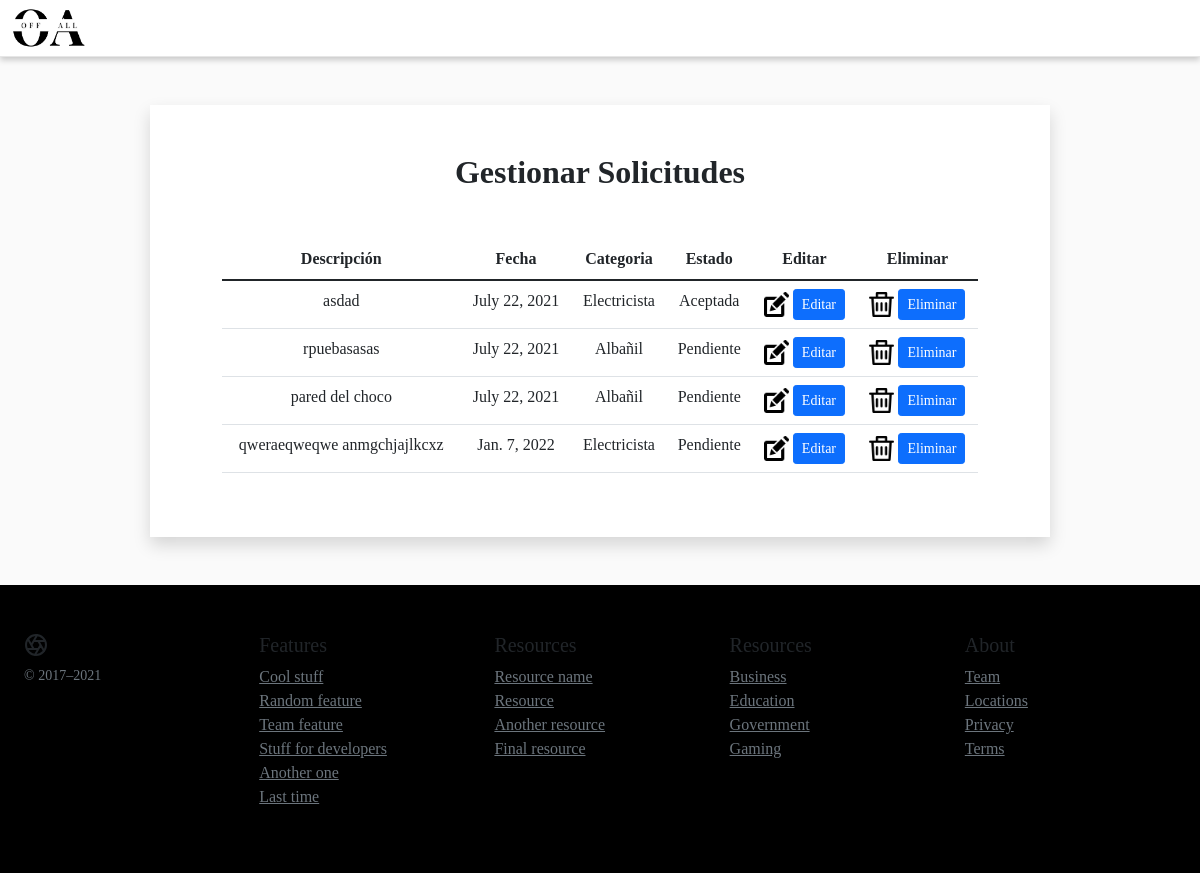
/managingRequests, run on an earlier commit of the app's database.
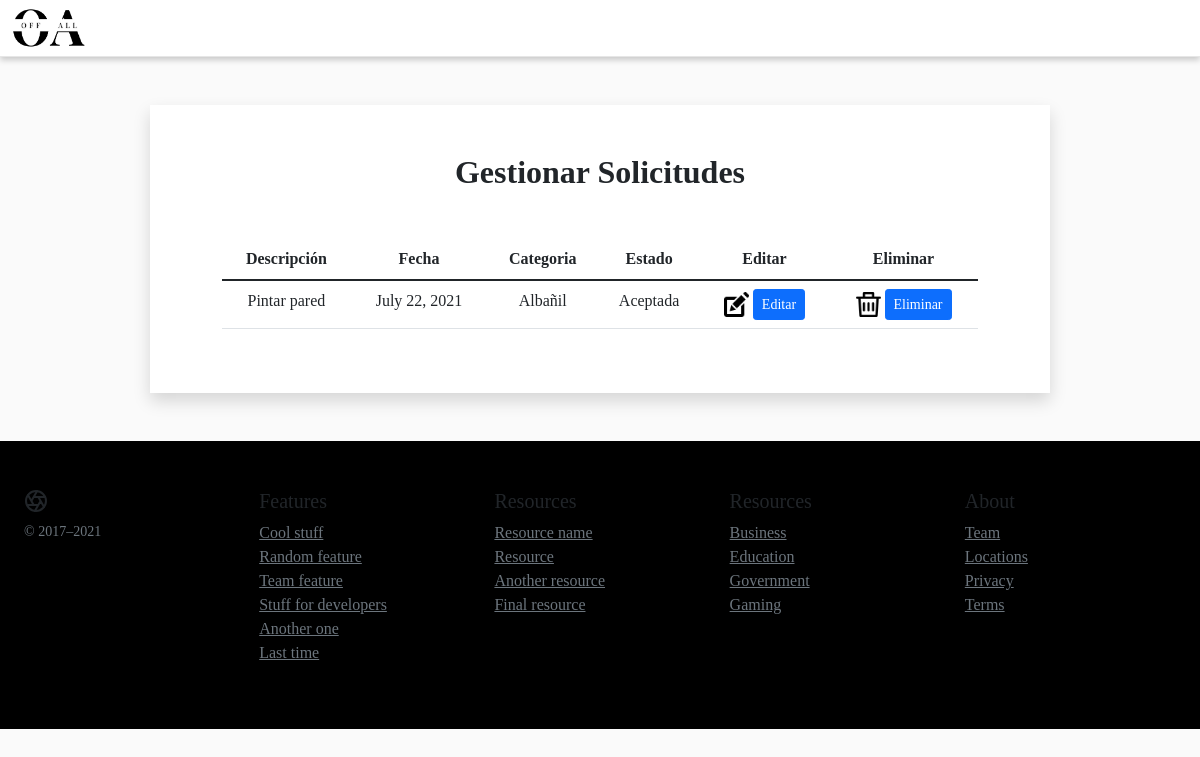
And on a later commit of the database.
### main/models.py (models this page shows, shortened)
class Requests(models.Model):
    SolicitudDescription = models.CharField(max_length=5000)
    SolicitudImg = models.ImageField(upload_to = 'pics')
    SolicitudDate = models.DateField()
    SolicitudProfession = models.ForeignKey(Profession, on_delete=models.CASCADE)
    SolicitudAddress = models.CharField(max_length=100)
    SolicitudPrice = models.FloatField()
    SolicitudClient = models.ForeignKey(Client, null=False, blank=False, on_delete=models.CASCADE)
    SolicitudStatus = models.CharField(max_length=100)

class Profession(models.Model):
    name = models.CharField(max_length = 200)
    description = models.TextField()
    def __str__(self):
        return self.name

### main/views.py (the view)
# urls.py: path("managingRequests", views.managingRequests, name= "managingRequests"),
def managingRequests(request):
    queryset = Requests.objects.all()
    context = {
		'objectList': queryset,
	}
    return render(request, 'gestionarsolicitudes.html', context)

### templates/gestionarsolicitudes.html (shortened to what this page needs)
{% load static %}
<!DOCTYPE html>
<html lang="en">
<head>
    <link rel="stylesheet" href="{% static 'css/bootstrap.min.css' %}">
    <link rel="stylesheet" href="{% static 'css/styleCS.css' %}">
<body>
    <header class="site-header sticky-top">
        <nav id="pri" class="container navbar navbar-expand-lg navbar-light ">
            <a href="indexClient" class="logo"><img src="{% static 'img/Logo_OFFALL (2).png' %}" height="40" alt="logo"></a>
        </nav>
    </header>
    <main>
        <div class="container w-75 bg-primary mt-5" >
            <div class="row align-items-stretch">
                <div class="col bg-white p-5 col-md-12 col-lg-12 col-xl-12 shadow">
                        <div class="container text-center">
                          <h2 class="fw-bold text-center mb-5">Gestionar Solicitudes</h2>
                          <div class="table-responsive">
                              <table class="table table-hover">
                                  <thead>
                                      <tr>
                                          <th>Descripción</th>
                                          <th>Fecha</th>
                                          <th>Categoria</th>
                                          <th>Estado</th>
                                          <th>Editar</th>
                                          <th>Eliminar</th>
                                      </tr>
                                  </thead>
                                  <tbody>
                                        {% for instance in objectList %}
                                        <tr>
                                          <td>{{ instance.SolicitudDescription }}</td>
                                          <td>{{ instance.SolicitudDate }}</td>
                                          <td>{{ instance.SolicitudProfession }}</td>
                                          <td>{{ instance.SolicitudStatus }}</td>
                                          <td>
                                            <form action="movEditRequests" method="POST">
                                                <img src="{% static 'img/editar.png' %}" height="25">
                                                <button type="submit"
                                                    class="btn btn-primary btn-sm"
                                                    data-bs-toggle="modal"
                                                    data-bs-target="#modalForm_delete_solc">Editar</button>
                                            </form>
                                          </td>
                                          <td>
                                            <form action="deleteRequests" method="POST">
                                                <img src="{% static 'img/basura.png' %}" height="25">
                                                <button type="submit"
                                                    class="btn btn-primary btn-sm"
                                                    data-bs-toggle="modal"
                                                    data-bs-target="#modalForm_delete_solc">Eliminar</button>
                                            </form>
                                          </td>
                                      </tr>
                                      {% endfor %}
                                  </tbody>
                              </table>
                          </div>
                      </div>
                </div>
            </div>
        </div>
    </main>
    <footer class="container-fluid mt-5" style="background: black;">
        <div class="container py-5">
            <div class="row">
                <div class="col-12 col-md">
                <small class="d-block mb-3 text-muted">&copy; 2017–2021</small>
                </div>
                <div class="col-6 col-md">
                <h5>Features</h5>
                <ul class="list-unstyled text-small">
                    <li><a class="link-secondary" href="#">Cool stuff</a></li>
                    <li><a class="link-secondary" href="#">Random feature</a></li>
                    <li><a class="link-secondary" href="#">Team feature</a></li>
                    <li><a class="link-secondary" href="#">Stuff for developers</a></li>
                    <li><a class="link-secondary" href="#">Another one</a></li>
                    <li><a class="link-secondary" href="#">Last time</a></li>
                </ul>
                </div>
                <div class="col-6 col-md">
                <h5>Resources</h5>
                <ul class="list-unstyled text-small">
                    <li><a class="link-secondary" href="#">Resource name</a></li>
                    <li><a class="link-secondary" href="#">Resource</a></li>
                    <li><a class="link-secondary" href="#">Another resource</a></li>
                    <li><a class="link-secondary" href="#">Final resource</a></li>
                </ul>
                </div>
                <div class="col-6 col-md">
                <h5>Resources</h5>
                <ul class="list-unstyled text-small">
                    <li><a class="link-secondary" href="#">Business</a></li>
                    <li><a class="link-secondary" href="#">Education</a></li>
                    <li><a class="link-secondary" href="#">Government</a></li>
                    <li><a class="link-secondary" href="#">Gaming</a></li>
                </ul>
                </div>
                <div class="col-6 col-md">
                <h5>About</h5>
                <ul class="list-unstyled text-small">
                    <li><a class="link-secondary" href="#">Team</a></li>
                    <li><a class="link-secondary" href="#">Locations</a></li>
                    <li><a class="link-secondary" href="#">Privacy</a></li>
                    <li><a class="link-secondary" href="#">Terms</a></li>
                </ul>
                </div>
            </div>
        </div>
    </footer>
</body>
</html>

### static/css/styleCS.css (style rules this page uses)
.container { max-width: 1200px; }
* { margin: 0; padding: 0; -webkit-box-sizing: border-box; -moz-box-sizing: border-box; box-sizing: border-box; }
body { background: rgb(250, 250, 250); Font-family: 'Franklin Gothic', Arial Bold; }
.site-header { background-color: rgb(255, 255, 255); -webkit-backdrop-filter: saturate(180%) blur(20px); backdrop-filter: saturate(180%) blur(20px); border-bottom: 1px solid #E6E6E6; box-shadow: 0 3px 6px 0 rgb(0 0 0 / 20%); }
.navbar { background: rgba(255, 255, 255, 0.6); }

What changed in the data, as far as the page shows it:
removed Requests: SolicitudDescription "asdad", SolicitudDate "July 22, 2021", SolicitudProfession "Electricista", SolicitudStatus "Aceptada"
removed Requests: SolicitudDescription "rpuebasasas", SolicitudDate "July 22, 2021", SolicitudProfession "Albañil", SolicitudStatus "Pendiente"
removed Requests: SolicitudDescription "pared del choco", SolicitudDate "July 22, 2021", SolicitudProfession "Albañil", SolicitudStatus "Pendiente"
removed Requests: SolicitudDescription "qweraeqweqwe anmgchjajlkcxz", SolicitudDate "Jan. 7, 2022", SolicitudProfession "Electricista", SolicitudStatus "Pendiente"
added Requests: SolicitudDescription "Pintar pared", SolicitudDate "July 22, 2021", SolicitudProfession "Albañil", SolicitudStatus "Aceptada"
